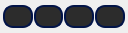
<?xml version="1.0" encoding="UTF-8"?>
<ui version="4.0">
 <class>recordActionButtons</class>
 <widget class="QWidget" name="recordActionButtons">
  <property name="geometry">
   <rect>
    <x>0</x>
    <y>0</y>
    <width>128</width>
    <height>33</height>
   </rect>
  </property>
  <property name="windowTitle">
   <string>Form</string>
  </property>
  <layout class="QGridLayout" name="gridLayout">
   <property name="leftMargin">
    <number>0</number>
   </property>
   <property name="topMargin">
    <number>0</number>
   </property>
   <property name="rightMargin">
    <number>0</number>
   </property>
   <property name="bottomMargin">
    <number>0</number>
   </property>
   <property name="spacing">
    <number>0</number>
   </property>
   <item row="0" column="0">
    <widget class="QFrame" name="frame">
     <property name="styleSheet">
      <string notr="true">QFrame{
	background-color: transparent;
	margin: 1px;
}</string>
     </property>
     <property name="frameShape">
      <enum>QFrame::StyledPanel</enum>
     </property>
     <property name="frameShadow">
      <enum>QFrame::Raised</enum>
     </property>
     <layout class="QHBoxLayout" name="horizontalLayout">
      <property name="spacing">
       <number>1</number>
      </property>
      <property name="leftMargin">
       <number>1</number>
      </property>
      <property name="topMargin">
       <number>2</number>
      </property>
      <property name="rightMargin">
       <number>1</number>
      </property>
      <property name="bottomMargin">
       <number>2</number>
      </property>
      <item>
       <widget class="QPushButton" name="editBtn">
        <property name="minimumSize">
         <size>
          <width>23</width>
          <height>23</height>
         </size>
        </property>
        <property name="styleSheet">
         <string notr="true">QPushButton{
	background-color: rgb(44, 44, 44);
	border: 2px solid  rgb(2, 20, 72);
	border-radius:10px;
	color: rgb(177, 177, 177);
}
QPushButton::hover{
	background-color: rgb(23, 32, 42);
}
QPushButton::pressed{
	background-color: rgb(3, 1, 59)
}</string>
        </property>
        <property name="text">
         <string/>
        </property>
        <property name="icon">
         <iconset resource="resources/icons/dark/iconsDark.qrc">
          <normaloff>:/iconsDark/icons/edit.svg</normaloff>:/iconsDark/icons/edit.svg</iconset>
        </property>
       </widget>
      </item>
      <item>
       <widget class="QPushButton" name="deleteBtn">
        <property name="minimumSize">
         <size>
          <width>23</width>
          <height>23</height>
         </size>
        </property>
        <property name="styleSheet">
         <string notr="true">QPushButton{
	background-color: rgb(44, 44, 44);
	border: 2px solid  rgb(2, 20, 72);
	border-radius:10px;
	color: rgb(177, 177, 177);
}
QPushButton::hover{
	background-color: rgb(23, 32, 42);
}
QPushButton::pressed{
	background-color: rgb(3, 1, 59)
}</string>
        </property>
        <property name="text">
         <string/>
        </property>
        <property name="icon">
         <iconset resource="resources/icons/dark/iconsDark.qrc">
          <normaloff>:/iconsDark/icons/trash-2.svg</normaloff>:/iconsDark/icons/trash-2.svg</iconset>
        </property>
       </widget>
      </item>
      <item>
       <widget class="QPushButton" name="freezeBtn">
        <property name="minimumSize">
         <size>
          <width>23</width>
          <height>23</height>
         </size>
        </property>
        <property name="styleSheet">
         <string notr="true">QPushButton{
	background-color: rgb(44, 44, 44);
	border: 2px solid  rgb(2, 20, 72);
	border-radius:10px;
	color: rgb(177, 177, 177);
}
QPushButton::hover{
	background-color: rgb(23, 32, 42);
}
QPushButton::pressed{
	background-color: rgb(3, 1, 59)
}</string>
        </property>
        <property name="text">
         <string/>
        </property>
        <property name="icon">
         <iconset resource="resources/icons/dark/iconsDark.qrc">
          <normaloff>:/iconsDark/icons/unlock.svg</normaloff>
          <activeon>:/iconsDark/icons/lock.svg</activeon>
          <selectedon>:/iconsDark/icons/lock.svg</selectedon>:/iconsDark/icons/unlock.svg</iconset>
        </property>
        <property name="checkable">
         <bool>true</bool>
        </property>
       </widget>
      </item>
      <item>
       <widget class="QPushButton" name="sendBtn">
        <property name="minimumSize">
         <size>
          <width>23</width>
          <height>23</height>
         </size>
        </property>
        <property name="styleSheet">
         <string notr="true">QPushButton{
	background-color: rgb(44, 44, 44);
	border: 2px solid  rgb(2, 20, 72);
	border-radius:10px;
	color: rgb(177, 177, 177);
}
QPushButton::hover{
	background-color: rgb(23, 32, 42);
}
QPushButton::pressed{
	background-color: rgb(3, 1, 59)
}</string>
        </property>
        <property name="text">
         <string/>
        </property>
        <property name="icon">
         <iconset resource="resources/icons/dark/iconsDark.qrc">
          <normaloff>:/iconsDark/icons/send.svg</normaloff>:/iconsDark/icons/send.svg</iconset>
        </property>
        <property name="checkable">
         <bool>true</bool>
        </property>
       </widget>
      </item>
     </layout>
    </widget>
   </item>
  </layout>
 </widget>
 <resources>
  <include location="resources/icons/dark/iconsDark.qrc"/>
 </resources>
 <connections>
  <connection>
   <sender>freezeBtn</sender>
   <signal>clicked(bool)</signal>
   <receiver>deleteBtn</receiver>
   <slot>setDisabled(bool)</slot>
   <hints>
    <hint type="sourcelabel">
     <x>321</x>
     <y>19</y>
    </hint>
    <hint type="destinationlabel">
     <x>162</x>
     <y>26</y>
    </hint>
   </hints>
  </connection>
  <connection>
   <sender>freezeBtn</sender>
   <signal>clicked(bool)</signal>
   <receiver>editBtn</receiver>
   <slot>setDisabled(bool)</slot>
   <hints>
    <hint type="sourcelabel">
     <x>321</x>
     <y>8</y>
    </hint>
    <hint type="destinationlabel">
     <x>17</x>
     <y>15</y>
    </hint>
   </hints>
  </connection>
  <connection>
   <sender>sendBtn</sender>
   <signal>toggled(bool)</signal>
   <receiver>editBtn</receiver>
   <slot>setDisabled(bool)</slot>
   <hints>
    <hint type="sourcelabel">
     <x>573</x>
     <y>19</y>
    </hint>
    <hint type="destinationlabel">
     <x>31</x>
     <y>25</y>
    </hint>
   </hints>
  </connection>
  <connection>
   <sender>sendBtn</sender>
   <signal>toggled(bool)</signal>
   <receiver>deleteBtn</receiver>
   <slot>setDisabled(bool)</slot>
   <hints>
    <hint type="sourcelabel">
     <x>592</x>
     <y>16</y>
    </hint>
    <hint type="destinationlabel">
     <x>277</x>
     <y>16</y>
    </hint>
   </hints>
  </connection>
  <connection>
   <sender>sendBtn</sender>
   <signal>toggled(bool)</signal>
   <receiver>freezeBtn</receiver>
   <slot>setDisabled(bool)</slot>
   <hints>
    <hint type="sourcelabel">
     <x>610</x>
     <y>19</y>
    </hint>
    <hint type="destinationlabel">
     <x>424</x>
     <y>17</y>
    </hint>
   </hints>
  </connection>
  <connection>
   <sender>sendBtn</sender>
   <signal>toggled(bool)</signal>
   <receiver>sendBtn</receiver>
   <slot>setDisabled(bool)</slot>
   <hints>
    <hint type="sourcelabel">
     <x>591</x>
     <y>19</y>
    </hint>
    <hint type="destinationlabel">
     <x>550</x>
     <y>20</y>
    </hint>
   </hints>
  </connection>
 </connections>
</ui>
